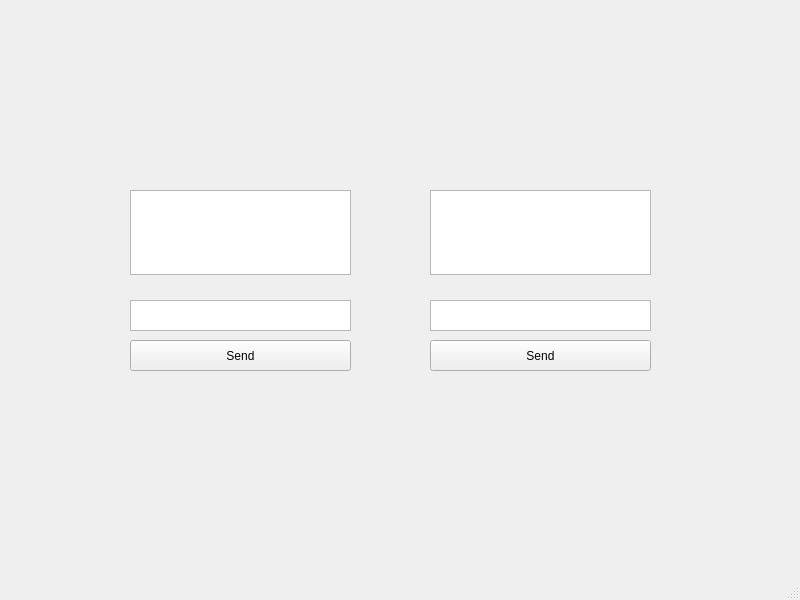
<?xml version="1.0" encoding="UTF-8"?>
<ui version="4.0">
 <class>ConnectMenu</class>
 <widget class="QMainWindow" name="ConnectMenu">
  <property name="geometry">
   <rect>
    <x>0</x>
    <y>0</y>
    <width>800</width>
    <height>600</height>
   </rect>
  </property>
  <property name="windowTitle">
   <string>MainWindow</string>
  </property>
  <widget class="QWidget" name="centralwidget">
   <widget class="QPushButton" name="send1Button">
    <property name="geometry">
     <rect>
      <x>130</x>
      <y>340</y>
      <width>221</width>
      <height>31</height>
     </rect>
    </property>
    <property name="text">
     <string>Send</string>
    </property>
    <property name="checkable">
     <bool>false</bool>
    </property>
   </widget>
   <widget class="QTextEdit" name="receive1Text">
    <property name="geometry">
     <rect>
      <x>130</x>
      <y>190</y>
      <width>221</width>
      <height>85</height>
     </rect>
    </property>
    <property name="readOnly">
     <bool>true</bool>
    </property>
   </widget>
   <widget class="QTextEdit" name="send1Text">
    <property name="geometry">
     <rect>
      <x>130</x>
      <y>300</y>
      <width>221</width>
      <height>31</height>
     </rect>
    </property>
    <property name="readOnly">
     <bool>false</bool>
    </property>
   </widget>
   <widget class="QPushButton" name="send2Button">
    <property name="geometry">
     <rect>
      <x>430</x>
      <y>340</y>
      <width>221</width>
      <height>31</height>
     </rect>
    </property>
    <property name="text">
     <string>Send</string>
    </property>
    <property name="checkable">
     <bool>false</bool>
    </property>
   </widget>
   <widget class="QTextEdit" name="receive2Text">
    <property name="geometry">
     <rect>
      <x>430</x>
      <y>190</y>
      <width>221</width>
      <height>85</height>
     </rect>
    </property>
    <property name="readOnly">
     <bool>true</bool>
    </property>
   </widget>
   <widget class="QTextEdit" name="send2Text">
    <property name="geometry">
     <rect>
      <x>430</x>
      <y>300</y>
      <width>221</width>
      <height>31</height>
     </rect>
    </property>
    <property name="readOnly">
     <bool>false</bool>
    </property>
   </widget>
  </widget>
  <widget class="QMenuBar" name="menubar">
   <property name="geometry">
    <rect>
     <x>0</x>
     <y>0</y>
     <width>800</width>
     <height>25</height>
    </rect>
   </property>
  </widget>
  <widget class="QStatusBar" name="statusbar"/>
 </widget>
 <resources/>
 <connections/>
</ui>
